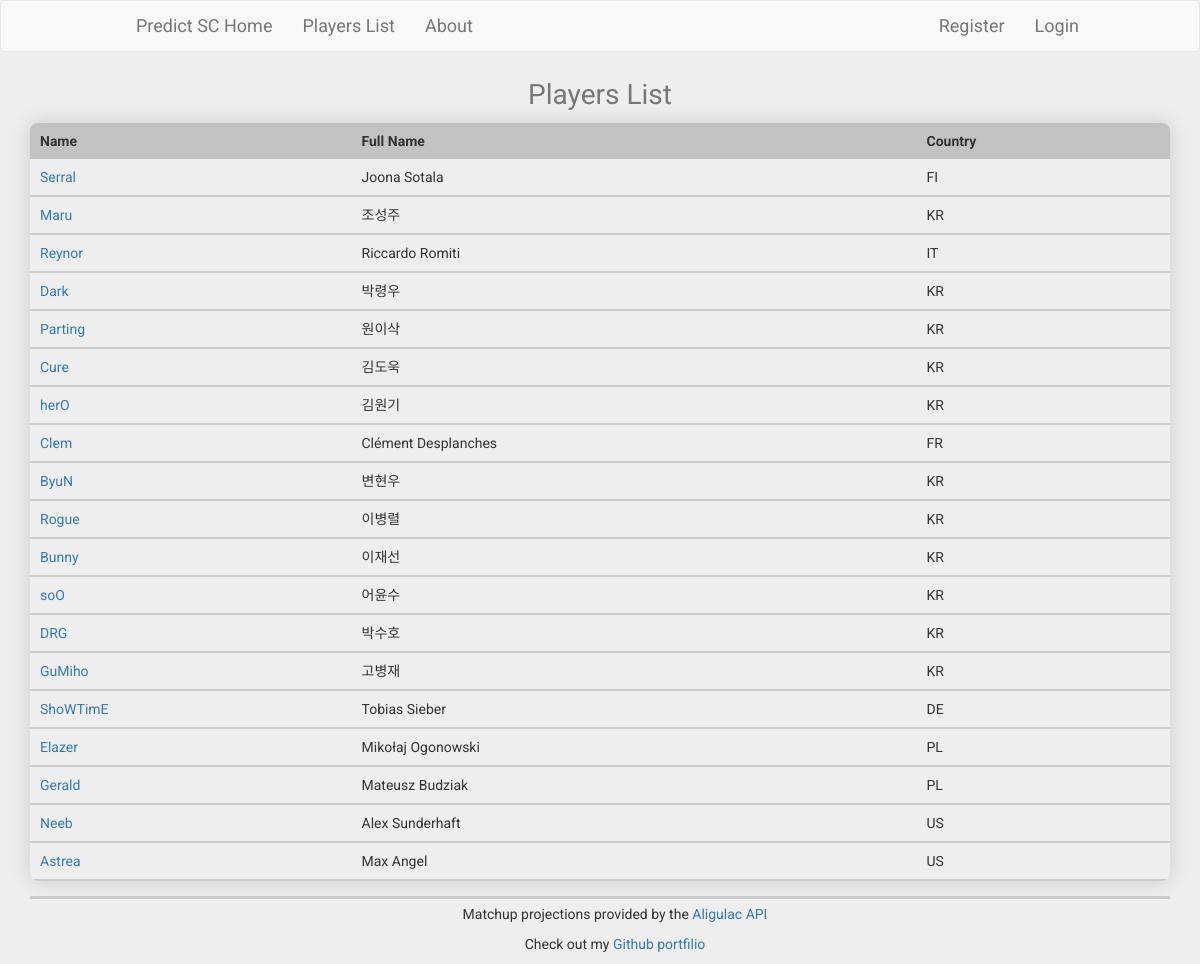
Screenshot of /scodds/players with the database file from the repository.
### scodds/models.py (models this page shows, shortened)
class Player(models.Model):
    name = models.CharField(max_length=32)
    full_name = models.CharField(max_length=32, default="N/A")
    country = models.CharField(max_length=32, default="N/A")

### scodds/views.py (the view)
# urls.py: path("players", PlayerListView.as_view(), name="players"),
class PlayerListView(ListView):
    model = Player
    paginate_by = 100  # if pagination is desired
    template_name = 'scodds/players.html'
    context_object_name = 'players'

### scodds/templates/scodds/players.html
{% extends "scodds/layout.html" %}
{% load static %}
{%block body%}
<table class="content-table">
	<caption class="text-center">Players List</caption>
	<thead>
		<tr>
			<th>Name</th>
			<th>Full Name</th>
			<th>Country</th>
		</tr>
	</thead>
	{% for player in players %}
	<tr>
		<td><a href="{% url 'player' player.id %}">{{player.name}}</a></td>
		<td>{{player.full_name}}</td>
		<td>{{player.country}}</td>
	</tr>
	{% endfor %}
</table>
{% endblock %}

### scodds/static/scodds/styles.css (style rules this page uses)
html * { font-family: 'Roboto', sans-serif; }
body { background-color: #eeeeee !important; font-family: 'Roboto', sans-serif; }
html,body { height: 100%; }
.content-table { border-collapse: collapse; margin: 15px 0; width: 100%; font-size: 1em; border-radius: 8px; overflow: hidden; box-shadow: 0 0 20px rgba(0, 0, 0, .15); }
.content-table thead tr { border-radius: 8px; background-color: #C2C2C2; font-weight: bold; }
th:first-of-type { border-top-left-radius: 8px; }
th:last-of-type { border-top-right-radius: 8px; }
.content-table th, .content-table td { padding: 8px 10px; }
.content-table tbody tr { border-bottom: 2px solid #ccc; }
td, th { text-align: left; }
caption { font-size: 2em; }

### rows the page displays
Player: name "Serral", full_name "Joona Sotala", country "FI"
Player: name "Maru", full_name "조성주", country "KR"
Player: name "Reynor", full_name "Riccardo Romiti", country "IT"
Player: name "Dark", full_name "박령우", country "KR"
Player: name "Parting", full_name "원이삭", country "KR"
Player: name "Cure", full_name "김도욱", country "KR"
Player: name "herO", full_name "김원기", country "KR"
Player: name "Clem", full_name "Clément Desplanches", country "FR"
Player: name "ByuN", full_name "변현우", country "KR"
Player: name "Rogue", full_name "이병렬", country "KR"
Player: name "Bunny", full_name "이재선", country "KR"
Player: name "soO", full_name "어윤수", country "KR"
Player: name "DRG", full_name "박수호", country "KR"
Player: name "GuMiho", full_name "고병재", country "KR"
Player: name "ShoWTimE", full_name "Tobias Sieber", country "DE"
Player: name "Elazer", full_name "Mikołaj Ogonowski", country "PL"
Player: name "Gerald", full_name "Mateusz Budziak", country "PL"
Player: name "Neeb", full_name "Alex Sunderhaft", country "US"
Player: name "Astrea", full_name "Max Angel", country "US"
